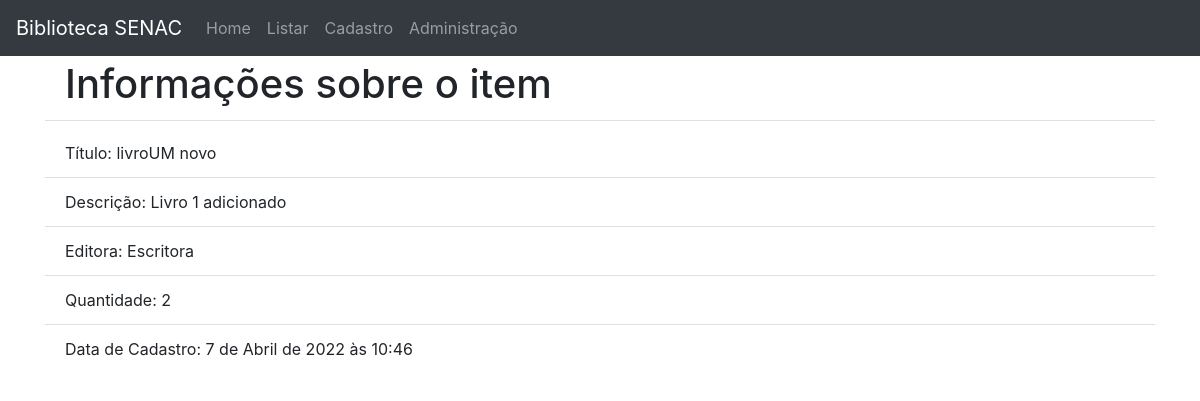
The page /livros/1 on the database as committed earlier.
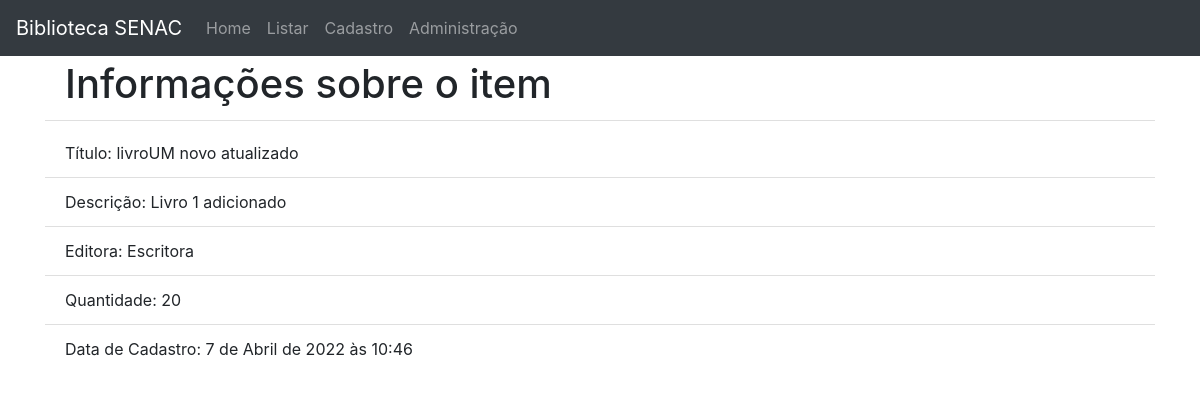
The same page on the database as committed later.
### livros/models.py (models this page shows, shortened)
class Livros(models.Model):
    titulo = models.CharField(max_length=150)
    descricao = models.CharField(max_length=400)
    editora = models.CharField(max_length=200)
    quantidade = models.IntegerField()
    data_cadastro = models.DateTimeField(auto_now_add=True)
    class Meta:
        verbose_name_plural = 'Livros'

### livros/views.py (the view)
# urls.py: path('<int:id>', views.visualizar, name='visualizar'),
def visualizar(request, id):
    livro = get_object_or_404(Livros, pk = id)
    return render(request, 'livros/visualizar.html', {'livro': livro})

### livros/templates/livros/visualizar.html
{% extends 'livros/base.html' %}
{% load bootstrap4 %}
{% block content %}
<div class='container mt-5'>
    <ul class="list-group list-group-flush">
        <h1 class="list-group-item">Informações sobre o item</h1>
        <li class="list-group-item">Título: {{livro.titulo}}</li>
        <li class="list-group-item">Descrição: {{livro.descricao}}</li>
        <li class="list-group-item">Editora: {{livro.editora}}</li>
        <li class="list-group-item">Quantidade: {{livro.quantidade}}</li>
        <li class="list-group-item">Data de Cadastro: {{livro.data_cadastro}}</li>
    </ul>
</div>
{% endblock %}

Rows that differ between the two databases and show on the page:
changed Livros "Livro 1 adicionado": titulo "livroUM novo" → "livroUM novo atualizado"; quantidade "2" → "20"
